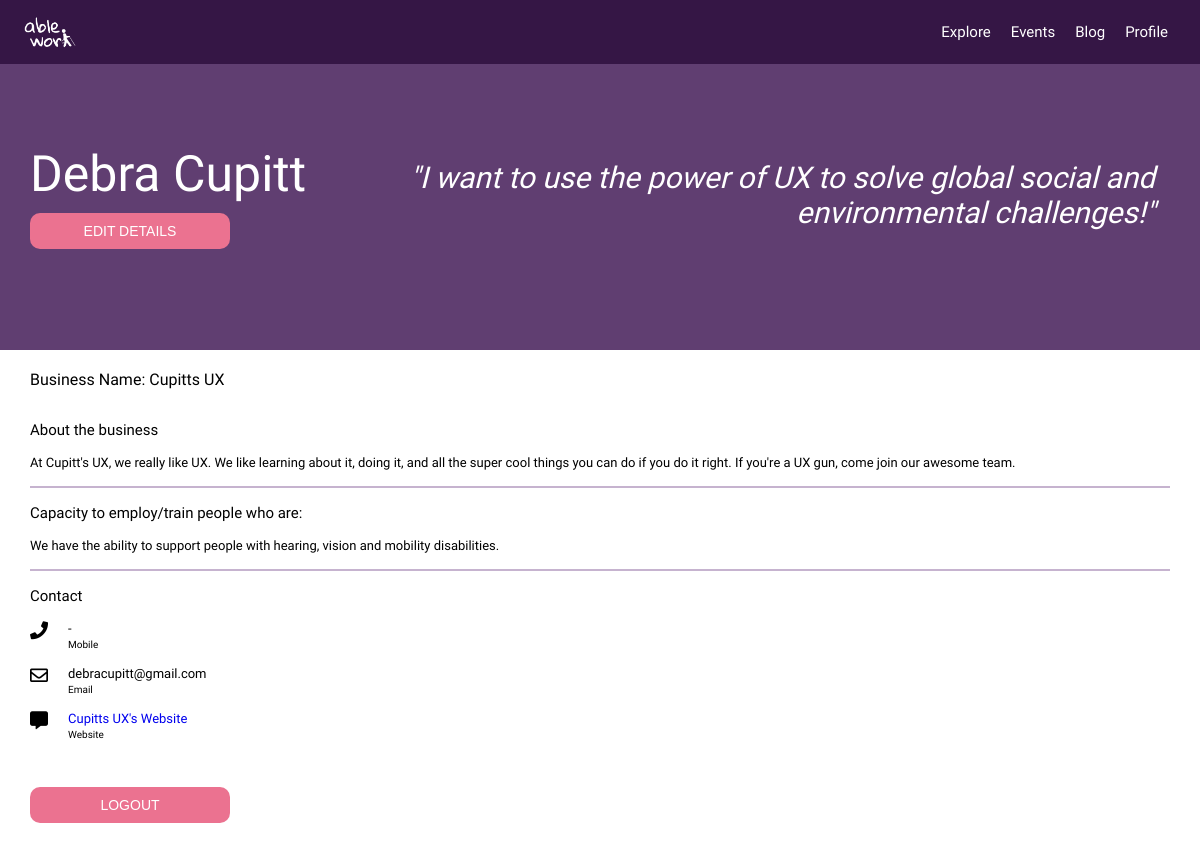
Screenshot of /profile (signed in) with the database file from the repository.
### tables this page shows
CREATE TABLE "users" (
	`userid`	INTEGER NOT NULL PRIMARY KEY AUTOINCREMENT,
	`fname`	TEXT NOT NULL,
	`lname`	TEXT NOT NULL,
	`email`	TEXT NOT NULL,
	`password`	TEXT NOT NULL,
	`usertypeid`	INTEGER NOT NULL DEFAULT 1,
	`bio`	TEXT DEFAULT ' ',
	`onesent`	TEXT DEFAULT ' ',
	`skills`	TEXT DEFAULT ' ',
	`optypeid`	INTEGER DEFAULT 1,
	`sectorid`	INTEGER DEFAULT 1,
	`disabilities`	TEXT DEFAULT ' ',
	`mobile`	TEXT DEFAULT '-',
	`linkedin`	TEXT DEFAULT '#',
	`hrsid`	INTEGER DEFAULT 1,
	`businessname`	TEXT DEFAULT ' ',
	`website`	TEXT DEFAULT '#'
);

### app.py (the view)
@app.route("/profile", methods=["GET", "POST"])
@login_required
def profile():
    user = session["user_id"]
    usertype = db.execute("SELECT users.usertypeid FROM users WHERE users.userid = :userid", userid=user)
    type = usertype[0]["usertypeid"]
    if type == 1:
        if request.method == "POST":
            fname = request.form.get("fname")
            lname = request.form.get("lname")
            onesent = request.form.get("onesent")
            bio = request.form.get("bio")
            skills = request.form.get("skills")
            disabilities = request.form.get("disabilities")
            email = request.form.get("email")
            mobile = request.form.get("mobile")
            linkedin = request.form.get("linkedin")
            db.execute("UPDATE users SET fname = :fname, lname = :lname, onesent = :onesent, bio = :bio, skills = :skills, disabilities = :disabilities, email = :email, mobile = :mobile, linkedin = :linkedin WHERE userid = :userid", fname=fname, lname=lname, onesent=onesent, bio=bio, skills=skills, disabilities=disabilities, email=email, mobile=mobile, linkedin=linkedin, userid=user)
            return redirect("/profile")
        else:
            users = db.execute("SELECT users.fname, users.lname, users.email, users.mobile, users.linkedin, users.onesent, users.bio, users.skills, optype.name, hours.hrs, sectors.sector, users.disabilities FROM users JOIN optype ON users.optypeid = optype.optypeid JOIN sectors ON users.sectorid = sectors.sectorid JOIN hours ON users.hrsid = hours.hrsid WHERE users.userid = :userid", userid=user)
            user = users[0]
            fname = user["fname"]
            lname = user["lname"]
            onesent = user["onesent"]
            bio = user["bio"]
            skills = user["skills"]
            email = user["email"]
            mobile = user["mobile"]
            linkedin = user["linkedin"]
            disabilities = user["disabilities"]
            return render_template("jobs-profile.html", fname=fname, lname=lname, onesent=onesent, bio=bio, skills=skills, email=email, mobile=mobile, linkedin=linkedin, disabilities=disabilities)
    else:
        if request.method == "POST":
            fname = request.form.get("fname")
            lname = request.form.get("lname")
            onesent = request.form.get("onesent")
            bio = request.form.get("bio")
            disabilities = request.form.get("disabilities")
            businessname = request.form.get("businessname")
            email = request.form.get("email")
            mobile = request.form.get("mobile")
            website = request.form.get("website")
            db.execute("UPDATE users SET fname = :fname, lname = :lname, onesent = :onesent, bio = :bio, businessname = :businessname, disabilities = :disabilities, email = :email, mobile = :mobile, website = :website WHERE userid = :userid", fname=fname, lname=lname, onesent=onesent, bio=bio, businessname=businessname, disabilities=disabilities, email=email, mobile=mobile, website=website, userid=user)
            return redirect("/profile")
        else:
            users = db.execute("SELECT users.fname, users.lname, users.email, users.mobile, users.website, users.onesent, users.bio, optype.name, hours.hrs, sectors.sector, users.disabilities, users.businessname FROM users JOIN optype ON users.optypeid = optype.optypeid JOIN sectors ON users.sectorid = sectors.sectorid JOIN hours ON users.hrsid = hours.hrsid WHERE users.userid = :userid", userid=user)
            user = users[0]
            fname = user["fname"]
            lname = user["lname"]
            onesent = user["onesent"]
            bio = user["bio"]
            email = user["email"]
            mobile = user["mobile"]
            website = user["website"]
            disabilities = user["disabilities"]
            businessname = user["businessname"]
            return render_template("business-profile.html", fname=fname, lname=lname, businessname=businessname, onesent=onesent, bio=bio, email=email, mobile=mobile, website=website, disabilities=disabilities)

### app.py (called while the page is built)
@app.after_request
def after_request(response):
    response.headers["Cache-Control"] = "no-cache, no-store, must-revalidate"
    response.headers["Expires"] = 0
    response.headers["Pragma"] = "no-cache"
    return response

### helpers.py (called while the page is built)
def login_required(f):
    @wraps(f)
    def decorated_function(*args, **kwargs):
        if session.get("user_id") is None:
            return redirect("/login")
        return f(*args, **kwargs)
    return decorated_function

### templates/business-profile.html (shortened to what this page needs)
{% extends "layout.html" %}
{% block main %}
    <div class="banner profile-wrapper">
      <div class="title profile">
        <h1>{{ fname }} {{ lname }}</h1>
        <button class="desktop bannerbtn" id="edit-profile-btn">EDIT DETAILS</button>
      </div>
      <div class="callout">
          <h2>"{{ onesent }}"</h2>
      </div>
    </div>
    <div class="profile-info">
      <h2>Business Name: {{ businessname}}</h2>
      <div class="section">
        <h3>About the business</h3><br/>
        <p>{{ bio }}</p>
      </div>
      <hr>
      <div class="section">
        <h3>Capacity to employ/train people who are:</h3><br/>
        <p>{{ disabilities }}</p>
      </div>
      <hr>
      <div class="section">
        <h3>Contact</h3><br/>
        <div class="row">
          <i class="fas fa-phone"></i>
          <div class="wrap-sides">
            <p>{{ mobile }}</p>
            <p class="small">Mobile</p>
          </div>
        </div>
        <div class="row">
          <i class="far fa-envelope"></i>
          <div class="wrap-sides">
            <p>{{ email }}</p>
            <p class="small">Email</p>
          </div>
        </div>
        <div class="row">
          <i class="fas fa-comment-alt"></i>
          <div class="wrap-sides">
            <a href="{{ website }}" target="_blank"><p>{{ businessname }}'s Website</p></a>
            <p class="small">Website</p>
          </div>
        </div>
      </div>
      <a href="/logout"><button class="bannerbtn">LOGOUT</button></a>
    </div>
  {% endblock %}

### static/css/styles2.css (style rules this page uses)
html, body, div, span, applet, object, iframe, h1, h2, h3, h4, h5, h6, p, blockquote, pre, a, abbr, acronym, address, big, cite, code, del, dfn, em, img, ins, kbd, q, s, samp, small, strike, strong, sub, sup, tt, var, b, u, i, center, dl, dt, dd, ol, ul, li, fieldset, form, label, legend, table, caption, tbody, tfoot, thead, tr, th, td, article, aside, canvas, details, embed, figure, figcaption, footer, header, hgroup, menu, nav, output, ruby, section, summary, time, mark, audio, video { margin: 0; padding: 0; border: 0; font-size: 100%; font-family: "Work Sans", sans-serif; vertical-align: baseline; }
html { height: 100%; }
body { line-height: 1; }
p { font-size: 13px; font-weight: 300; line-height: normal; }
h1 { font-size: 18px; font-weight: 500; line-height: 1.4rem; }
h2 { font-size: 16px; font-weight: 500; line-height: normal; }
h3 { font-size: 15px; font-weight: 500; line-height: normal; }
a { text-decoration: none; cursor: pointer; }
hr { display: block; margin-top: 1em; margin-bottom: 1em; margin-left: auto; margin-right: auto; border-style: solid; color: #8e69a0; border-width: 0.5px; opacity: 0.5; }
@media only screen and (min-width: 550px) { h1 { font-size: 50px; line-height: 3rem; } }
.row { display: flex; flex-direction: row; overflow: scroll; }
.fa, .fas, .far { font-size: 18px; cursor: pointer; }
button { width: 100%; box-sizing: border-box; font-size: 14px; font-weight: 500; line-height: normal; padding: 10px; border: solid 1px white; border-radius: 5px; cursor: pointer; background-color: #b54263; }
.bannerbtn { width: 200px; color: white; background-color: #eb7290; border-radius: 10px; padding: 10px; border-color: #eb7290; font-size: 14px; font-weight: medium; margin: 15px 0; border: 1px; }
.banner { background-color: #603e71; color: white; text-align: left; position: relative; z-index: 5; }
@media only screen and (min-width: 550px) { .banner { height: 350px; } }
@media only screen and (min-width: 550px) { .title { padding-bottom: 100px; padding: 150px 0px 100px 30px; } }
.profile-wrapper { display: flex; }
.profile { width: 35%; padding-right: 30px; }
.callout { color: white; display: flex; align-items: center; }
.callout h2 { font-weight: normal; font-style: italic; }
.profile-info { margin: 0px 30px; padding: 20px 0 60px 0; }
.wrap-sides { padding: 0 20px; }
.small { font-size: 10px; padding-top: 3px; }
@media only screen and (min-width: 550px) { .callout { padding: 40px 45px 0 0; } }
@media only screen and (min-width: 550px) { .callout h2 { font-size: 30px; text-align: right; } }
@media only screen and (min-width: 550px) { .profile-wrapper { flex-direction: row; justify-content: space-between; } }

### rows the page displays
users: fname "Debra", lname "Cupitt", onesent "I want to use the power of UX to solve global social and environmental challenges!", businessname "Cupitts UX", bio "At Cupitt's UX, we really like UX. We like learning about it, doing it, and all the super cool things you can do if you do it right. If you're a UX gun, come join our awesome team.", disabilities "We have the ability to support people with hearing, vision and mobility disabilities.", mobile "-", email "debracupitt@gmail.com"
